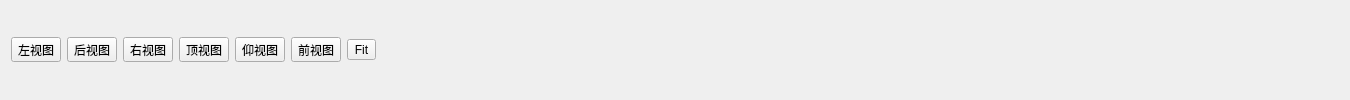
    <widget class="QWidget" name="tabView">
     <attribute name="title">
      <string>View</string>
     </attribute>
     <layout class="QHBoxLayout" name="horizontalLayout_6">
      <item>
       <widget class="QToolButton" name="tBtnViewLeft">
        <property name="text">
         <string>左视图</string>
        </property>
        <property name="icon">
         <iconset resource="src.qrc">
          <normaloff>:/icon/Left.png</normaloff>:/icon/Left.png</iconset>
        </property>
        <property name="iconSize">
         <size>
          <width>48</width>
          <height>48</height>
         </size>
        </property>
        <property name="toolButtonStyle">
         <enum>Qt::ToolButtonTextUnderIcon</enum>
        </property>
       </widget>
      </item>
      <item>
       <widget class="QToolButton" name="tBtnViewBack">
        <property name="text">
         <string>后视图</string>
        </property>
        <property name="icon">
         <iconset resource="src.qrc">
          <normaloff>:/icon/Back.png</normaloff>:/icon/Back.png</iconset>
        </property>
        <property name="iconSize">
         <size>
          <width>48</width>
          <height>48</height>
         </size>
        </property>
        <property name="toolButtonStyle">
         <enum>Qt::ToolButtonTextUnderIcon</enum>
        </property>
       </widget>
      </item>
      <item>
       <widget class="QToolButton" name="tBtnViewRight">
        <property name="text">
         <string>右视图</string>
        </property>
        <property name="icon">
         <iconset resource="src.qrc">
          <normaloff>:/icon/Right.png</normaloff>:/icon/Right.png</iconset>
        </property>
        <property name="iconSize">
         <size>
          <width>48</width>
          <height>48</height>
         </size>
        </property>
        <property name="toolButtonStyle">
         <enum>Qt::ToolButtonTextUnderIcon</enum>
        </property>
       </widget>
      </item>
      <item>
       <widget class="QToolButton" name="tBtnViewTop">
        <property name="text">
         <string>顶视图</string>
        </property>
        <property name="icon">
         <iconset resource="src.qrc">
          <normaloff>:/icon/Top.png</normaloff>:/icon/Top.png</iconset>
        </property>
        <property name="iconSize">
         <size>
          <width>48</width>
          <height>48</height>
         </size>
        </property>
        <property name="toolButtonStyle">
         <enum>Qt::ToolButtonTextUnderIcon</enum>
        </property>
       </widget>
      </item>
      <item>
       <widget class="QToolButton" name="tBtnViewBottom">
        <property name="text">
         <string>仰视图</string>
        </property>
        <property name="icon">
         <iconset resource="src.qrc">
          <normaloff>:/icon/Button.png</normaloff>:/icon/Button.png</iconset>
        </property>
        <property name="iconSize">
         <size>
          <width>48</width>
          <height>48</height>
         </size>
        </property>
        <property name="toolButtonStyle">
         <enum>Qt::ToolButtonTextUnderIcon</enum>
        </property>
       </widget>
      </item>
      <item>
       <widget class="QToolButton" name="tBtnVIewFront">
        <property name="text">
         <string>前视图</string>
        </property>
        <property name="icon">
         <iconset resource="src.qrc">
          <normaloff>:/icon/Front.png</normaloff>:/icon/Front.png</iconset>
        </property>
        <property name="iconSize">
         <size>
          <width>48</width>
          <height>48</height>
         </size>
        </property>
        <property name="toolButtonStyle">
         <enum>Qt::ToolButtonTextUnderIcon</enum>
        </property>
       </widget>
      </item>
      <item>
       <widget class="QToolButton" name="tBtnViewFit">
        <property name="text">
         <string>Fit</string>
        </property>
        <property name="icon">
         <iconset resource="src.qrc">
          <normaloff>:/icon/Fit.png</normaloff>:/icon/Fit.png</iconset>
        </property>
        <property name="iconSize">
         <size>
          <width>48</width>
          <height>48</height>
         </size>
        </property>
        <property name="toolButtonStyle">
         <enum>Qt::ToolButtonTextUnderIcon</enum>
        </property>
       </widget>
      </item>
      <item>
       <spacer name="horizontalSpacer_5">
        <property name="orientation">
         <enum>Qt::Horizontal</enum>
        </property>
        <property name="sizeHint" stdset="0">
         <size>
          <width>963</width>
          <height>20</height>
         </size>
        </property>
       </spacer>
      </item>
     </layout>
    </widget>
